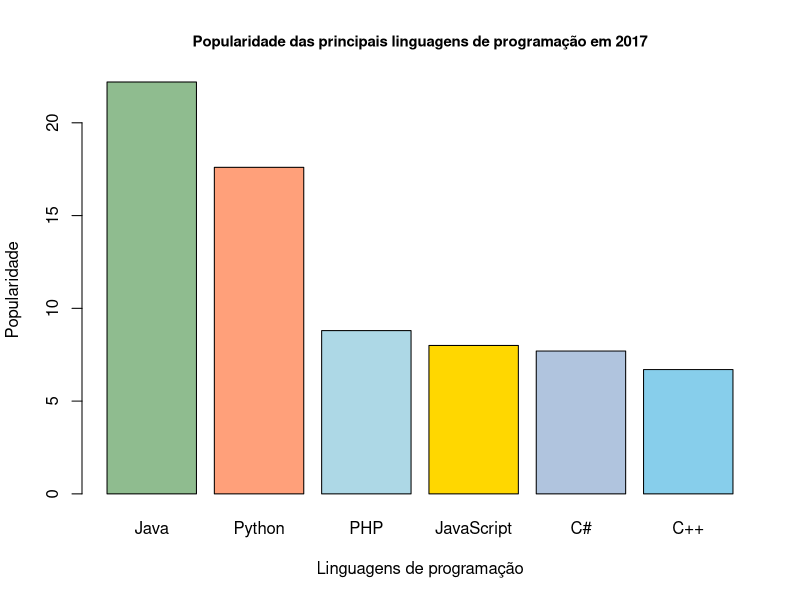
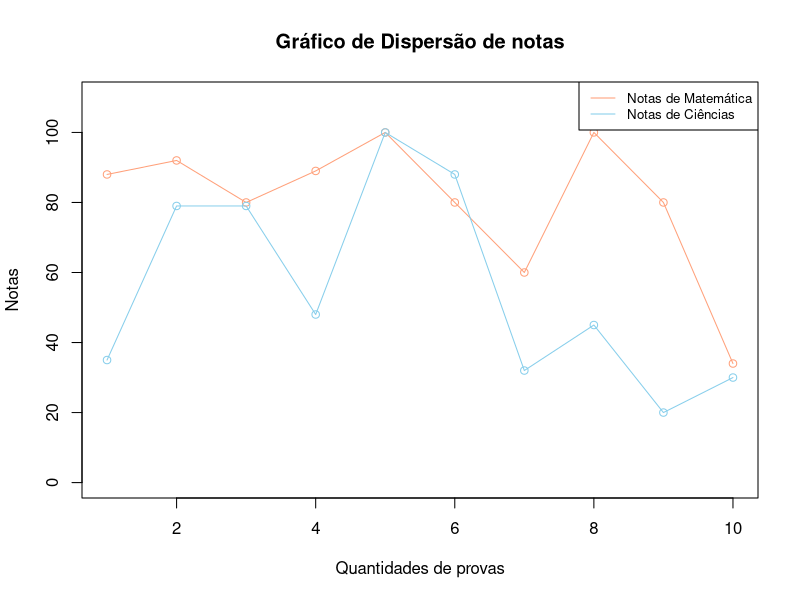

R code for these plots, in order:
# Gráfico de barras
programas <- c('Java','Python','PHP','JavaScript','C#','C++')
popularidade <- c(22.2, 17.6, 8.8, 8, 7.7, 6.7)
colors <- c('#8FBC8F', '#FFA07A', '#ADD8E6', '#FFD700', '#B0C4DE', '#87CEEB')

barplot(popularidade, names.arg=programas, col=colors, 
        main='Popularidade das principais linguagens de programação em 2017', 
        xlab='Linguagens de programação', ylab='Popularidade', cex.main=0.9)

# Gráfico de dispersão
x <- 1:10
Notas_Matematica <- c(88, 92, 80, 89, 100, 80, 60, 100, 80, 34)
Notas_Ciencias <- c(35, 79, 79, 48, 100, 88, 32, 45, 20, 30)

plot(x, Notas_Matematica, type='o', col='#FFA07A', ylim=c(0, 110), 
     xlab='Quantidades de provas', ylab='Notas', 
     main='Gráfico de Dispersão de notas')
lines(x, Notas_Ciencias, type='o', col='#87CEEB')
legend('topright', legend=c('Notas de Matemática', 'Notas de Ciências'), 
       col=c('#FFA07A', '#87CEEB'), lty=1, cex=0.8)

